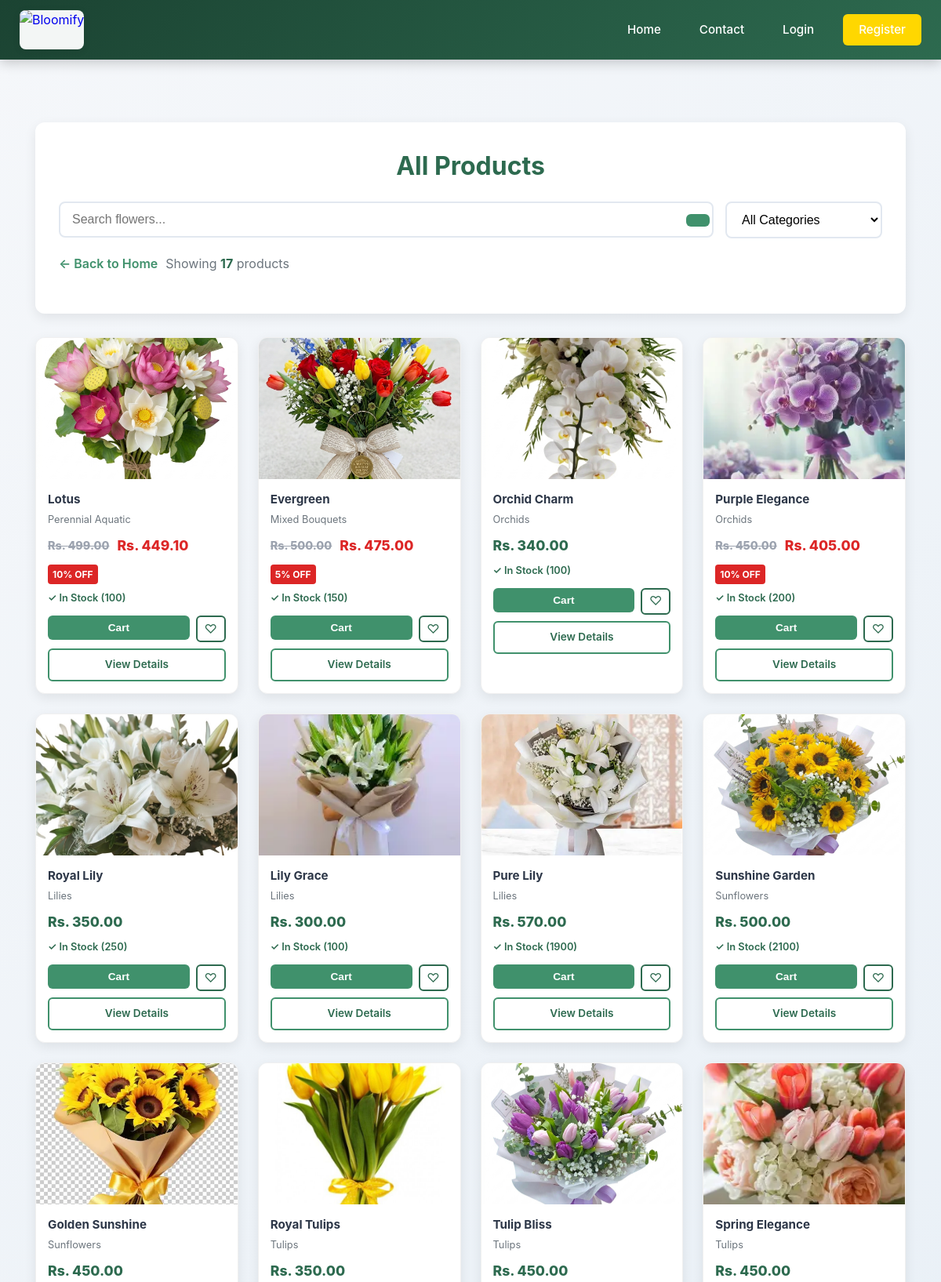
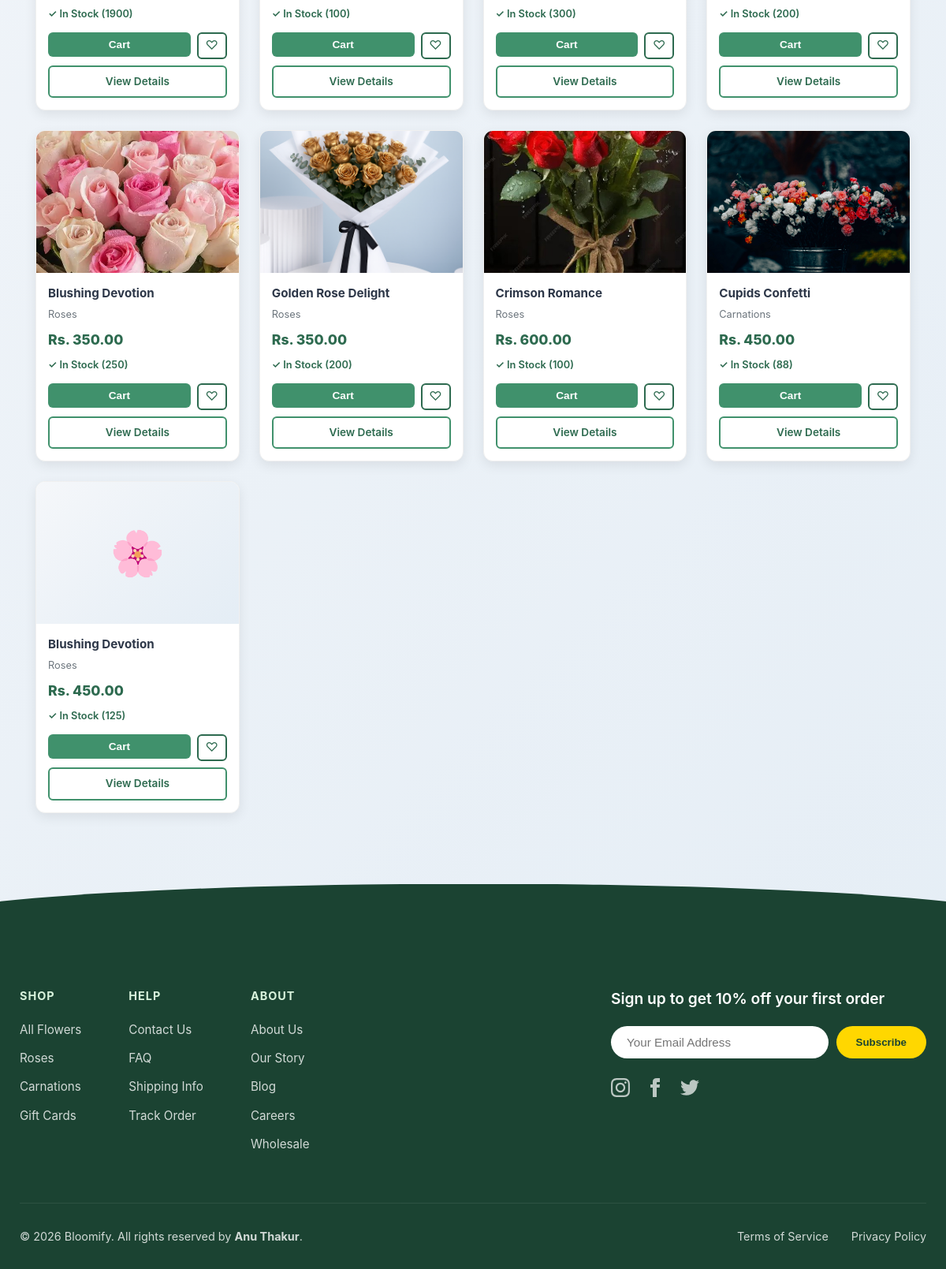
/products.php, run on the app's committed database (2 pictures, top to bottom).
### tables this page shows
CREATE TABLE `products` (
  `id` int(11) NOT NULL,
  `category_id` int(11) DEFAULT NULL,
  `name` varchar(200) NOT NULL,
  `description` text DEFAULT NULL,
  `price` decimal(10,2) NOT NULL,
  `discount_percentage` int(11) DEFAULT 0 CHECK (`discount_percentage` >= 0 and `discount_percentage` <= 100),
  `stock` int(11) NOT NULL DEFAULT 0,
  `stock_quantity` int(11) DEFAULT 0,
  `image` varchar(255) DEFAULT NULL,
  `status` enum('active','inactive') DEFAULT 'active',
  `created_at` timestamp NOT NULL DEFAULT current_timestamp(),
  `updated_at` timestamp NOT NULL DEFAULT current_timestamp() ON UPDATE current_timestamp()
);

CREATE TABLE `categories` (
  `id` int(11) NOT NULL,
  `name` varchar(100) NOT NULL,
  `description` text DEFAULT NULL,
  `image` varchar(255) DEFAULT NULL,
  `created_at` timestamp NOT NULL DEFAULT current_timestamp()
);

### includes/functions.php (called while the page is built, shortened)
<?php
function isLoggedIn() {
    return isset($_SESSION['user_id']);
}
?>

### products.php (the view, shortened to what this page needs)
<?php
require_once __DIR__ . '/includes/header.php';
$search = isset($_GET['search']) ? sanitize($_GET['search']) : '';
$category_id = isset($_GET['category']) ? (int)$_GET['category'] : 0;
$sql = "SELECT p.id, p.name, p.price, p.discount_percentage, p.stock, p.stock_quantity, p.image, p.status, p.category_id, c.name as category_name
        FROM products p
        LEFT JOIN categories c ON p.category_id = c.id
        WHERE p.status = 'active'";
$sql .= " ORDER BY p.id DESC";
$stmt = $conn->prepare($sql);
$stmt->execute();
$products = $stmt->get_result();
?>
<div class="products-container">
    <div class="products-header">
        <h1 class="products-title">
            <?php if (!empty($search)): ?>
                Search Results for "<?php echo htmlspecialchars($search); ?>"
            <?php else: ?>
                All Products
            <?php endif; ?>
        </h1>
        <div class="filters">
            <div class="search-box">
                <form method="GET" action="products.php">
                    <input type="text" name="search" placeholder="Search flowers..." value="<?php echo htmlspecialchars($search); ?>">
                    <button type="submit"></button>
                </form>
            </div>
            <div class="category-filter">
                <form method="GET" action="products.php" id="categoryForm">
                    <select name="category" onchange="document.getElementById('categoryForm').submit()">
                        <option value="0">All Categories</option>
                    </select>
                </form>
            </div>
        </div>
        <div class="results-count">
            <?php if ($category_id > 0): ?>
                <a href="categories.php">← Back to Categories</a>
            <?php else: ?>
                <a href="index.php">← Back to Home</a>
            <?php endif; ?>
            <span>Showing <strong><?php echo $products->num_rows; ?></strong> product<?php echo ($products->num_rows != 1) ? 's' : ''; ?></span>
        </div>
    </div>
    <?php if ($products->num_rows > 0): ?>
        <div class="product-grid">
            <?php while ($product = $products->fetch_assoc()): ?>
                <div class="product-card">
                    <div class="product-img">
                        <?php if (!empty($product['image'])): ?>
                            <img src="<?php echo SITE_URL; ?>/assets/images/<?php echo htmlspecialchars($product['image']); ?>" alt="<?php echo htmlspecialchars($product['name']); ?>" onerror="this.parentElement.innerHTML='🌸'">
                        <?php else: ?>
                            🌸
                        <?php endif; ?>
                    </div>
                    <div class="product-info">
                        <h3 class="product-name"><?php echo htmlspecialchars($product['name']); ?></h3>
                        <?php if (!empty($product['category_name'])): ?>
                            <div class="product-category"><?php echo htmlspecialchars($product['category_name']); ?></div>
                        <?php endif; ?>
                        <div class="product-price">
                            <?php
                            $original_price = $product['price'];
                            $discount = (int)($product['discount_percentage'] ?? 0);
                            $discounted_price = $original_price - ($original_price * $discount / 100);
                            ?>
                            <?php if ($discount > 0): ?>
                                <div style="display: flex; align-items: center; gap: 10px; flex-wrap: wrap;">
                                    <span style="text-decoration: line-through; color: #9ca3af; font-size: 0.9rem;">Rs. <?php echo number_format($original_price, 2); ?></span>
                                    <span style="color: #dc2626; font-weight: 800; font-size: 1.1rem;">Rs. <?php echo number_format($discounted_price, 2); ?></span>
                                    <span style="background: #dc2626; color: white; padding: 3px 6px; border-radius: 4px; font-size: 0.75rem; font-weight: 700;"><?php echo $discount; ?>% OFF</span>
                                </div>
                            <?php else: ?>
                                <span style="color: #2d6a4f; font-weight: 800; font-size: 1.1rem;">Rs. <?php echo number_format($original_price, 2); ?></span>
                            <?php endif; ?>
                        </div>
                        <div class="product-stock">
                            <?php
                            $stock_qty = (int)($product['stock'] ?? $product['stock_quantity'] ?? 0);
                            if ($stock_qty > 0): ?>
                                <span style="color: #2d6a4f; font-weight: 600;">✓ In Stock (<?php echo $stock_qty; ?>)</span>
                            <?php else: ?>
                                <span style="color: #d90429; font-weight: 600;">✕ Out of Stock</span>
                            <?php endif; ?>
                        </div>
                        <div style="display: flex; flex-direction: column; gap: 8px; margin-top: auto;">
                            <div style="display: flex; gap: 8px;">
                                <form method="POST" action="add-to-cart.php" style="flex: 1; margin: 0;">
                                    <button type="submit" name="add_to_cart" style="width: 100%; padding: 8px; background: #40916c; color: white; border: none; border-radius: 6px; font-weight: 600; cursor: pointer; font-size: 0.85rem;"> Cart</button>
                                </form>
                                <?php if (isLoggedIn()): ?>
                                    <?php
                                    $check_sql = "SELECT id FROM wishlist WHERE user_id = ? AND product_id = ?";
                                    $check_stmt = $conn->prepare($check_sql);
                                    $check_stmt->bind_param("ii", $_SESSION['user_id'], $product['id']);
                                    $check_stmt->execute();
                                    $in_wishlist = $check_stmt->get_result()->num_rows > 0;
                                    ?>
                                    <form method="POST" action="wishlist-action.php" style="margin: 0;">
                                        <input type="hidden" name="product_id" value="<?php echo $product['id']; ?>">
                                        <input type="hidden" name="action" value="<?php echo $in_wishlist ? 'remove' : 'add'; ?>">
                                        <button type="submit" style="width: 38px; height: 34px; background: <?php echo $in_wishlist ? '#fee2e2' : 'white'; ?>; color: <?php echo $in_wishlist ? '#d90429' : '#2d6a4f'; ?>; border: 2px solid <?php echo $in_wishlist ? '#d90429' : '#2d6a4f'; ?>; border-radius: 6px; cursor: pointer; font-size: 1rem; display: flex; align-items: center; justify-content: center; transition: all 0.3s;">
                                            <?php echo $in_wishlist ? '❤️' : '♡'; ?>
                                        </button>
                                    </form>
                                <?php else: ?>
                                    <a href="login.php" style="width: 38px; height: 34px; background: white; color: #2d6a4f; border: 2px solid #2d6a4f; border-radius: 6px; display: flex; align-items: center; justify-content: center; font-size: 1rem; text-decoration: none;">♡</a>
                                <?php endif; ?>
                            </div>
                            <a href="product-details.php?id=<?php echo $product['id']; ?>" style="width: 100%; padding: 8px; background: white; color: #2d6a4f; border: 2px solid #40916c; border-radius: 6px; font-weight: 600; text-align: center; text-decoration: none; font-size: 0.85rem; display: block; box-sizing: border-box;">View Details</a>
                        </div>
                    </div>
                </div>
            <?php endwhile; ?>
        </div>
    <?php endif; ?>
</div>
<?php require_once __DIR__ . '/includes/footer.php'; ?>

### assets/css/style.css (style rules this page uses)
* { margin: 0; padding: 0; box-sizing: border-box; }
body { font-family: 'Inter', 'Segoe UI', system-ui, sans-serif; background: linear-gradient(135deg, #f5f7fa 0%, #e4edf5 100%); color: #2d3748; line-height: 1.6; min-height: 100vh; display: flex; flex-direction: column; }

### products.php (style rules this page uses)
.products-container { max-width: 1200px; margin: 30px auto; padding: 20px; }
.products-header { background: white; padding: 30px; border-radius: 12px; box-shadow: 0 5px 15px rgba(0, 0, 0, 0.08); margin-bottom: 30px; }
.products-title { font-size: 2rem; color: #2d6a4f; margin-bottom: 20px; font-weight: 700; text-align: center; }
.filters { display: flex; gap: 15px; margin-bottom: 20px; flex-wrap: wrap; }
.search-box { flex: 1; min-width: 250px; position: relative; }
.search-box input { width: 100%; padding: 12px 45px 12px 15px; border: 2px solid #e2e8f0; border-radius: 8px; font-size: 1rem; transition: all 0.3s; }
.search-box button { position: absolute; right: 5px; top: 50%; transform: translateY(-50%); background: #40916c; color: white; border: none; padding: 8px 15px; border-radius: 6px; cursor: pointer; transition: background 0.3s; font-size: 1.1rem; }
.category-filter { min-width: 200px; }
.category-filter select { width: 100%; padding: 12px 15px; border: 2px solid #e2e8f0; border-radius: 8px; font-size: 1rem; background: white; cursor: pointer; transition: all 0.3s; }
.results-count { color: #6c757d; font-size: 1rem; margin-bottom: 20px; display: flex; align-items: center; flex-wrap: wrap; gap: 10px; }
.results-count strong { color: #2d6a4f; }
.results-count a { color: #40916c; text-decoration: none; font-weight: 600; transition: color 0.3s; }
.product-grid { display: grid; grid-template-columns: repeat(auto-fill, minmax(240px, 1fr)); gap: 25px; }
.product-card { background: white; border-radius: 12px; overflow: hidden; box-shadow: 0 5px 15px rgba(0, 0, 0, 0.08); transition: transform 0.3s, box-shadow 0.3s; border: 1px solid #f0f0f0; }
.product-img { height: 180px; background: linear-gradient(135deg, #f5f7fa 0%, #e4edf5 100%); display: flex; align-items: center; justify-content: center; font-size: 3.5rem; color: #40916c; overflow: hidden; }
.product-img img { width: 100%; height: 100%; object-fit: cover; transition: transform 0.5s; }
.product-info { padding: 15px; display: flex; flex-direction: column; }
.product-name { font-size: 0.95rem; font-weight: 700; color: #2d3748; margin-bottom: 6px; line-height: 1.4; }
.product-category { font-size: 0.8rem; color: #6c757d; margin-bottom: 8px; }
.product-price { font-size: 1.1rem; color: #2d6a4f; font-weight: 800; margin-bottom: 8px; }
.product-stock { font-size: 0.8rem; color: #6c757d; margin-bottom: 12px; }

### data on the page
products: image (picture), name "Lotus", category.name "Perennial Aquatic", price "499.00", discounted_price "449.10", discount_percentage "10", stock "100"
products: image (picture), name "Evergreen", category.name "Mixed Bouquets", price "500.00", discounted_price "475.00", discount_percentage "5", stock "150"
products: image (picture), name "Orchid Charm", category.name "Orchids", price "340.00", stock "100"
products: image (picture), name "Purple Elegance", category.name "Orchids", price "450.00", discounted_price "405.00", discount_percentage "10", stock "200"
products: image (picture), name "Royal Lily", category.name "Lilies", price "350.00", stock "250"
products: image (picture), name "Lily Grace", category.name "Lilies", price "300.00", stock "100"
products: image (picture), name "Pure Lily", category.name "Lilies", price "570.00", stock "1900"
products: image (picture), name "Sunshine Garden", category.name "Sunflowers", price "500.00", stock "2100"
products: image (picture), name "Golden Sunshine", category.name "Sunflowers", price "450.00", stock "1900"
products: image (picture), name "Royal Tulips", category.name "Tulips", price "350.00", stock "100", $product['id'] 10 (drawn)
products: image (picture), name "Tulip Bliss", category.name "Tulips", price "450.00", stock "300"
products: image (picture), name "Spring Elegance", category.name "Tulips", price "450.00", stock "200"
products: image (picture), name "Blushing Devotion", category.name "Roses", price "350.00", stock "250"
products: image (picture), name "Golden Rose Delight", category.name "Roses", price "350.00", stock "200"
products: image (picture), name "Crimson Romance", category.name "Roses", price "600.00", stock "100"
products: image (picture), name "Cupids Confetti", category.name "Carnations", price "450.00", stock "88"
products: name "Blushing Devotion", category.name "Roses", price "450.00", stock "125", $product['id'] 1 (drawn)

### other printed values
$products->num_rows "17"
